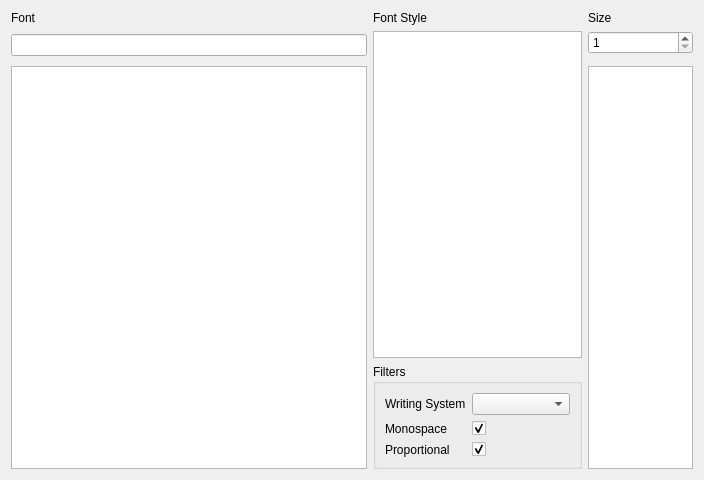
<?xml version="1.0" encoding="UTF-8"?>
<ui version="4.0">
 <class>glaxnimate::gui::font::FontStyleWidget</class>
 <widget class="QWidget" name="font::FontStyleWidget">
  <property name="geometry">
   <rect>
    <x>0</x>
    <y>0</y>
    <width>704</width>
    <height>480</height>
   </rect>
  </property>
  <layout class="QGridLayout" name="gridLayout" columnstretch="17,10,5">
   <item row="0" column="1">
    <widget class="QLabel" name="label_2">
     <property name="text">
      <string>Font Style</string>
     </property>
    </widget>
   </item>
   <item row="3" column="2">
    <widget class="QListView" name="view_size"/>
   </item>
   <item row="0" column="2">
    <widget class="QLabel" name="label_3">
     <property name="text">
      <string>Size</string>
     </property>
    </widget>
   </item>
   <item row="1" column="0" rowspan="2">
    <widget class="QLineEdit" name="edit_family"/>
   </item>
   <item row="1" column="2">
    <widget class="QDoubleSpinBox" name="spin_size">
     <property name="decimals">
      <number>0</number>
     </property>
     <property name="minimum">
      <double>1.000000000000000</double>
     </property>
     <property name="maximum">
      <double>1000.000000000000000</double>
     </property>
    </widget>
   </item>
   <item row="0" column="0">
    <widget class="QLabel" name="label">
     <property name="text">
      <string>Font</string>
     </property>
    </widget>
   </item>
   <item row="1" column="1" rowspan="3">
    <layout class="QVBoxLayout" name="verticalLayout">
     <item>
      <widget class="QListView" name="view_style"/>
     </item>
     <item>
      <widget class="QGroupBox" name="groupBox">
       <property name="title">
        <string>Filters</string>
       </property>
       <layout class="QFormLayout" name="formLayout">
        <item row="0" column="0">
         <widget class="QLabel" name="label_4">
          <property name="text">
           <string>Writing System</string>
          </property>
         </widget>
        </item>
        <item row="0" column="1">
         <widget class="QComboBox" name="combo_system">
          <property name="sizePolicy">
           <sizepolicy hsizetype="Expanding" vsizetype="Fixed">
            <horstretch>0</horstretch>
            <verstretch>0</verstretch>
           </sizepolicy>
          </property>
         </widget>
        </item>
        <item row="1" column="0">
         <widget class="QLabel" name="label_5">
          <property name="text">
           <string>Monospace</string>
          </property>
         </widget>
        </item>
        <item row="1" column="1">
         <widget class="QCheckBox" name="check_monospace">
          <property name="text">
           <string notr="true"/>
          </property>
          <property name="checked">
           <bool>true</bool>
          </property>
         </widget>
        </item>
        <item row="2" column="0">
         <widget class="QLabel" name="label_6">
          <property name="text">
           <string>Proportional</string>
          </property>
         </widget>
        </item>
        <item row="2" column="1">
         <widget class="QCheckBox" name="check_proportional">
          <property name="text">
           <string notr="true"/>
          </property>
          <property name="checked">
           <bool>true</bool>
          </property>
         </widget>
        </item>
       </layout>
      </widget>
     </item>
    </layout>
   </item>
   <item row="3" column="0">
    <widget class="QTableView" name="view_family">
     <property name="selectionMode">
      <enum>QAbstractItemView::SingleSelection</enum>
     </property>
     <property name="selectionBehavior">
      <enum>QAbstractItemView::SelectRows</enum>
     </property>
     <property name="showGrid">
      <bool>false</bool>
     </property>
     <attribute name="horizontalHeaderVisible">
      <bool>false</bool>
     </attribute>
     <attribute name="verticalHeaderVisible">
      <bool>false</bool>
     </attribute>
    </widget>
   </item>
  </layout>
 </widget>
 <tabstops>
  <tabstop>edit_family</tabstop>
  <tabstop>view_family</tabstop>
  <tabstop>view_style</tabstop>
  <tabstop>spin_size</tabstop>
  <tabstop>view_size</tabstop>
  <tabstop>combo_system</tabstop>
  <tabstop>check_monospace</tabstop>
  <tabstop>check_proportional</tabstop>
 </tabstops>
 <resources/>
 <connections>
  <connection>
   <sender>edit_family</sender>
   <signal>textEdited(QString)</signal>
   <receiver>font::FontStyleWidget</receiver>
   <slot>family_edited(QString)</slot>
   <hints>
    <hint type="sourcelabel">
     <x>159</x>
     <y>41</y>
    </hint>
    <hint type="destinationlabel">
     <x>0</x>
     <y>45</y>
    </hint>
   </hints>
  </connection>
  <connection>
   <sender>spin_size</sender>
   <signal>valueChanged(double)</signal>
   <receiver>font::FontStyleWidget</receiver>
   <slot>size_edited(double)</slot>
   <hints>
    <hint type="sourcelabel">
     <x>697</x>
     <y>42</y>
    </hint>
    <hint type="destinationlabel">
     <x>703</x>
     <y>50</y>
    </hint>
   </hints>
  </connection>
  <connection>
   <sender>combo_system</sender>
   <signal>activated(int)</signal>
   <receiver>font::FontStyleWidget</receiver>
   <slot>system_changed(int)</slot>
   <hints>
    <hint type="sourcelabel">
     <x>470</x>
     <y>406</y>
    </hint>
    <hint type="destinationlabel">
     <x>703</x>
     <y>479</y>
    </hint>
   </hints>
  </connection>
  <connection>
   <sender>check_monospace</sender>
   <signal>toggled(bool)</signal>
   <receiver>font::FontStyleWidget</receiver>
   <slot>filter_flags_changed()</slot>
   <hints>
    <hint type="sourcelabel">
     <x>390</x>
     <y>422</y>
    </hint>
    <hint type="destinationlabel">
     <x>595</x>
     <y>479</y>
    </hint>
   </hints>
  </connection>
  <connection>
   <sender>check_proportional</sender>
   <signal>toggled(bool)</signal>
   <receiver>font::FontStyleWidget</receiver>
   <slot>filter_flags_changed()</slot>
   <hints>
    <hint type="sourcelabel">
     <x>387</x>
     <y>448</y>
    </hint>
    <hint type="destinationlabel">
     <x>567</x>
     <y>479</y>
    </hint>
   </hints>
  </connection>
  <connection>
   <sender>view_family</sender>
   <signal>clicked(QModelIndex)</signal>
   <receiver>font::FontStyleWidget</receiver>
   <slot>family_clicked(QModelIndex)</slot>
   <hints>
    <hint type="sourcelabel">
     <x>145</x>
     <y>169</y>
    </hint>
    <hint type="destinationlabel">
     <x>397</x>
     <y>605</y>
    </hint>
   </hints>
  </connection>
 </connections>
 <slots>
  <slot>family_edited(QString)</slot>
  <slot>family_selected(QModelIndex)</slot>
  <slot>style_selected(QModelIndex)</slot>
  <slot>size_edited(double)</slot>
  <slot>size_selected(QModelIndex)</slot>
  <slot>filter_flags_changed()</slot>
  <slot>system_changed(int)</slot>
  <slot>family_clicked(QModelIndex)</slot>
 </slots>
</ui>
